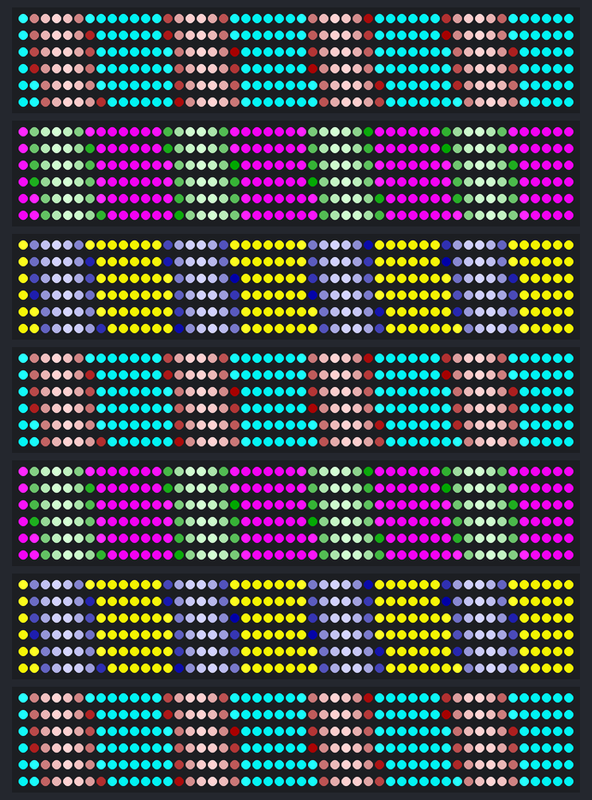
A sketch run on a simulated Arduino Uno, built with avr-gcc and run on an emulated ATmega328P. Parts: 7 × 300 RGB LEDs in strip order, left to right, continuing on the next row.

Above: at 0.27 s.
At 4.91 s:
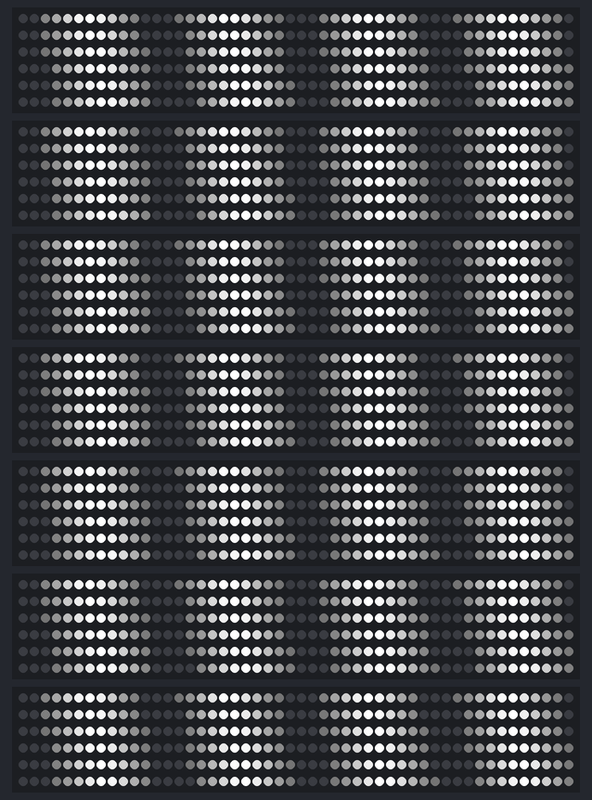
At 10.11 s:
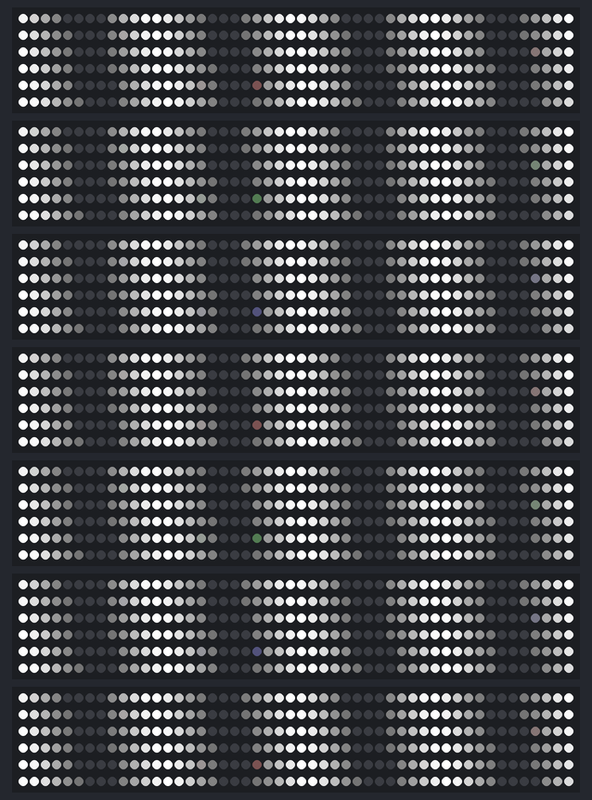
At 19.94 s:
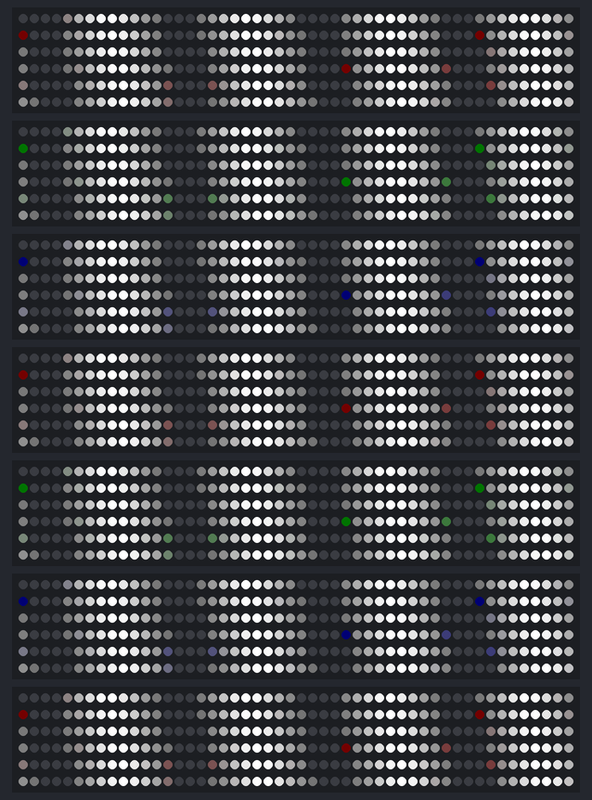
At 27.56 s:
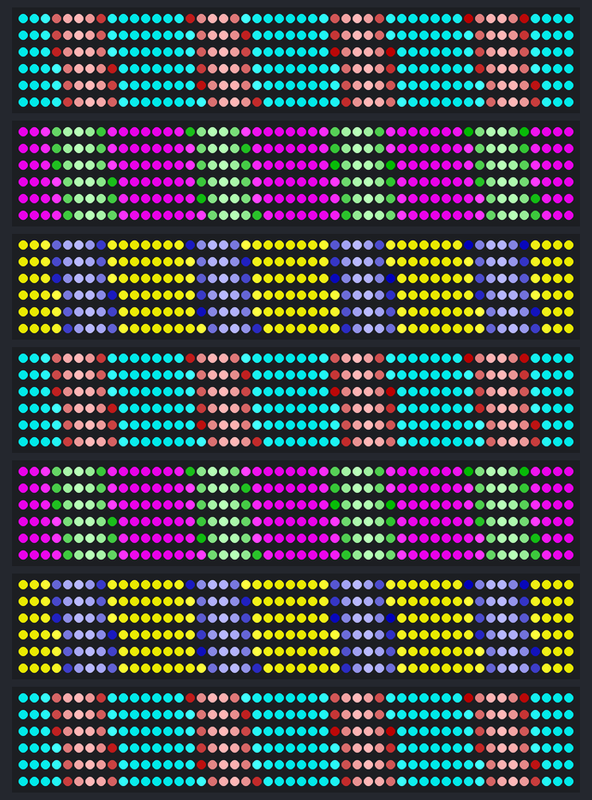
At 39.62 s:
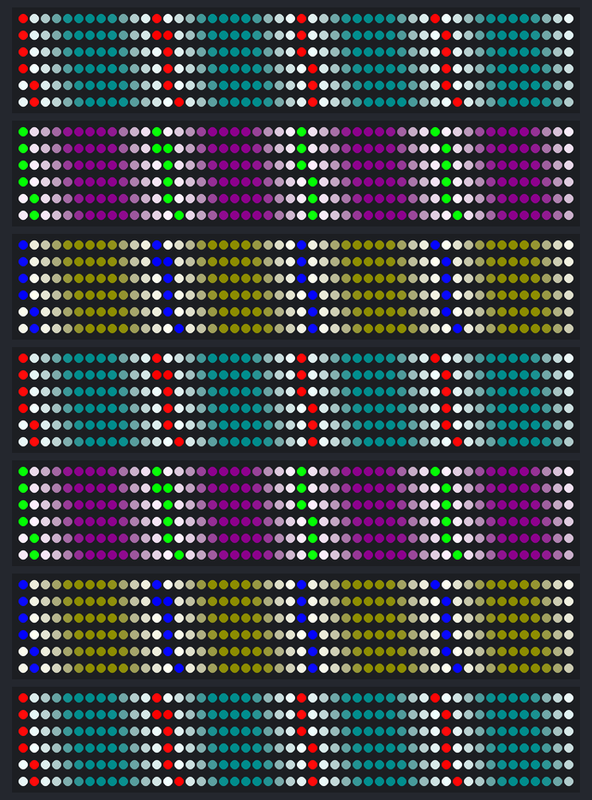

The sketch:

PabloLED.ino
```cpp
#include <Adafruit_NeoPixel.h>

// #define LED_PIN 2
#define NUMPIXELS 300

Adafruit_NeoPixel leds1 = Adafruit_NeoPixel(NUMPIXELS, 2, NEO_GRB + NEO_KHZ800);
Adafruit_NeoPixel leds2 = Adafruit_NeoPixel(NUMPIXELS, 5, NEO_GRB + NEO_KHZ800);
Adafruit_NeoPixel leds3 = Adafruit_NeoPixel(NUMPIXELS, 11, NEO_GRB + NEO_KHZ800);
Adafruit_NeoPixel leds4 = Adafruit_NeoPixel(NUMPIXELS, 7, NEO_GRB + NEO_KHZ800);

Adafruit_NeoPixel leds5 = Adafruit_NeoPixel(NUMPIXELS, 9, NEO_GRB + NEO_KHZ800);
Adafruit_NeoPixel leds6 = Adafruit_NeoPixel(NUMPIXELS, 10, NEO_GRB + NEO_KHZ800);
Adafruit_NeoPixel leds7 = Adafruit_NeoPixel(NUMPIXELS, 12, NEO_GRB + NEO_KHZ800);

void setup()
{

  leds1.begin();
  leds2.begin();
  leds3.begin();

  leds4.begin();
  leds5.begin();
  leds6.begin();
  leds7.begin();
}

void loop()
{
  leds1.clear();
  leds2.clear();
  leds3.clear();
  leds4.clear();
  leds5.clear();
  leds6.clear();
  leds7.clear();

  float time = millis();
  Serial.println(time);
  float osc1;
  float osc2;

  for (int i = 0; i < NUMPIXELS; i++)
  {
    osc1 = sinf(fmod(time * 0.02 + i * 0.5, TWO_PI)) * 0.5 + 0.5;
    osc1 = osc1 * osc1 * osc1;
    osc1 *= 255;

    osc2 = sinf(fmod(time * 0.02543, TWO_PI)) * 0.5 + 0.5;
    osc2 = osc2 * osc2 * osc2;
    osc2 *= 255;

    leds1.setPixelColor(i, leds1.Color(osc1, osc1 - osc2, osc1 - osc2));
    leds2.setPixelColor(i, leds2.Color(osc1 - osc2, osc1, osc1 - osc2));
    leds3.setPixelColor(i, leds3.Color(osc1 - osc2, osc1 - osc2, osc1));
    leds4.setPixelColor(i, leds4.Color(osc1, osc1 - osc2, osc1 - osc2));
    leds5.setPixelColor(i, leds5.Color(osc1 - osc2, osc1, osc1 - osc2));
    leds6.setPixelColor(i, leds6.Color(osc1 - osc2, osc1 - osc2, osc1));
    leds7.setPixelColor(i, leds7.Color(osc1, osc1 - osc2, osc1 - osc2));
  }

  leds1.show();
  leds2.show();
  leds3.show();
  leds4.show();
  leds5.show();
  leds6.show();
  leds7.show();
}
```
